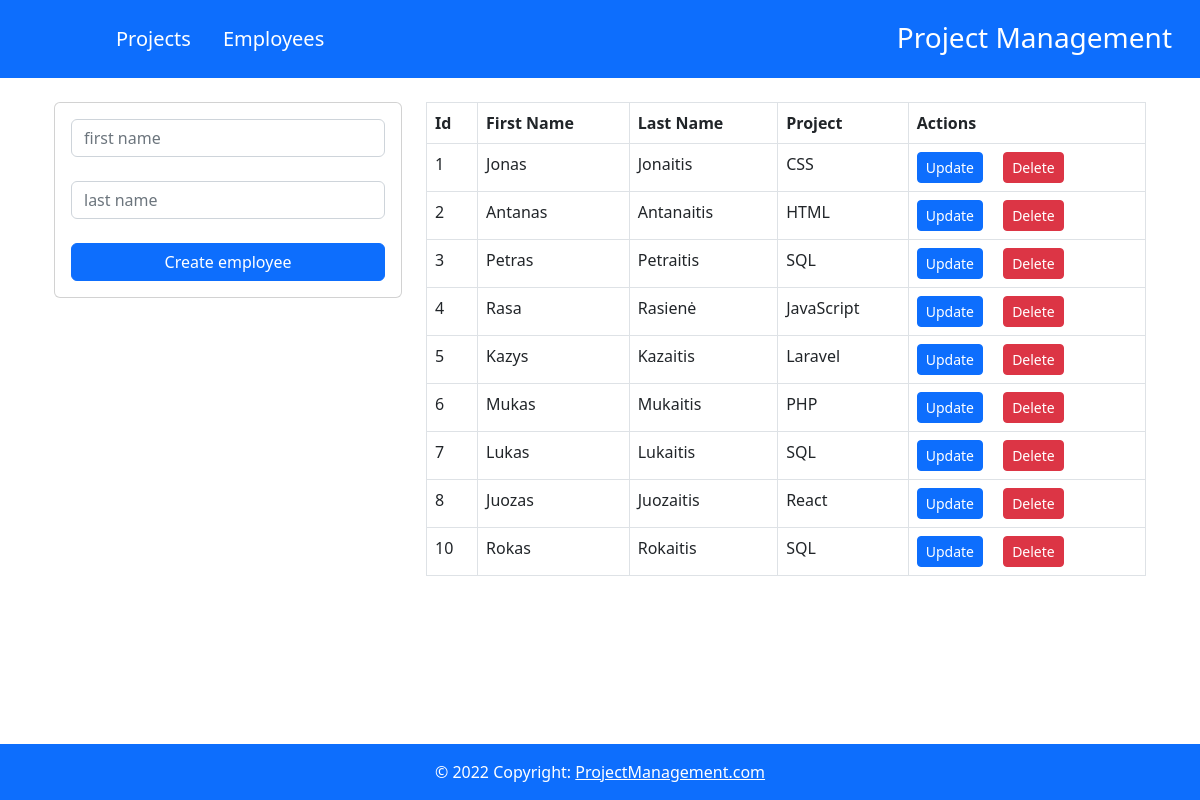
Page /employees.php on the committed database.
### tables this page shows
CREATE TABLE `employees` (
  `id` int(10) unsigned NOT NULL AUTO_INCREMENT,
  `firstName` varchar(50) NOT NULL,
  `lastName` varchar(50) NOT NULL,
  `addedProject` int(50) NOT NULL,
  PRIMARY KEY (`id`)
);

CREATE TABLE `projects` (
  `Project_id` int(50) NOT NULL AUTO_INCREMENT,
  `Project_name` varchar(255) NOT NULL,
  PRIMARY KEY (`Project_id`,`Project_name`)
);

### employees.php (the view, shortened to what this page needs)
<!DOCTYPE html>
<html lang="en">
<head>
    <?php include 'includes/header.php'; ?>
</head>
<body>
    <?php include 'db.php'; ?>
    <?php include 'includes/navbar.php'; ?>
    <div class="container p-4">
        <div class="row">
            <div class="col-md-4">
                <div class="card card-body">
                    <form action="create_employee.php" method="POST">
                        <div class="form-group mb-4">
                            <input type="text" name="firstName" class="form-control" placeholder="first name" autofocus>
                        </div>
                        <div class="form-group mb-4">
                            <input type="text" name="lastName" class="form-control" placeholder="last name" autofocus>
                        </div>
                        <div class="d-grid gap-2">
                            <input type="submit" class="btn btn-primary  btn-block" name="create_emp" value="Create employee">
                        </div>
                    </form>
                </div>
            </div>
            <div class="col-md-8">
                <table class="table table-bordered">
                    <thead>
                        <tr>
                            <th>Id</th>
                            <th>First Name</th>
                            <th>Last Name</th>
                            <th>Project</th>
                            <th>Actions</th>
                        </tr>
                    </thead>
                    <tbody>
                        <?php
                        $sql = "SELECT employees.id, employees.firstName, employees.lastName, projects.Project_name
                                FROM employees
                                LEFT OUTER JOIN projects ON employees.addedProject = projects.Project_id
                                ORDER BY employees.id";
                        $result_employees = mysqli_query($conn, $sql);
                        while ($row = mysqli_fetch_assoc($result_employees)) { ?>
                            <tr>
                                <td><?php echo $row['id'] ?></td>
                                <td><?php echo $row['firstName'] ?></td>
                                <td><?php echo $row['lastName'] ?></td>
                                <td><?php echo $row['Project_name'] ?></td>
                                <td>
                                    <a href="update_employee.php?id=<?php echo $row['id']?>" class="btn btn-primary btn-sm me-3">
                                        Update
                                    </a>
                                    <a href="delete_employee.php?id=<?php echo $row['id']?>" class="btn btn-danger btn-sm">
                                        Delete
                                    </a>
                                </td>
                            </tr>
                        <?php } ?>
                    </tbody>
                </table>
            </div>
        </div>
    </div>
    <?php include 'includes/footer.php'; ?>
</body>
</html>

### rows in the picture
employees: id "1", firstName "Jonas", lastName "Jonaitis", projects.Project_name "CSS"
employees: id "2", firstName "Antanas", lastName "Antanaitis", projects.Project_name "HTML"
employees: id "3", firstName "Petras", lastName "Petraitis", projects.Project_name "SQL"
employees: id "4", firstName "Rasa", lastName "Rasienė", projects.Project_name "JavaScript"
employees: id "5", firstName "Kazys", lastName "Kazaitis", projects.Project_name "Laravel"
employees: id "6", firstName "Mukas", lastName "Mukaitis", projects.Project_name "PHP"
employees: id "7", firstName "Lukas", lastName "Lukaitis", projects.Project_name "SQL"
employees: id "8", firstName "Juozas", lastName "Juozaitis", projects.Project_name "React"
employees: id "10", firstName "Rokas", lastName "Rokaitis", projects.Project_name "SQL"
